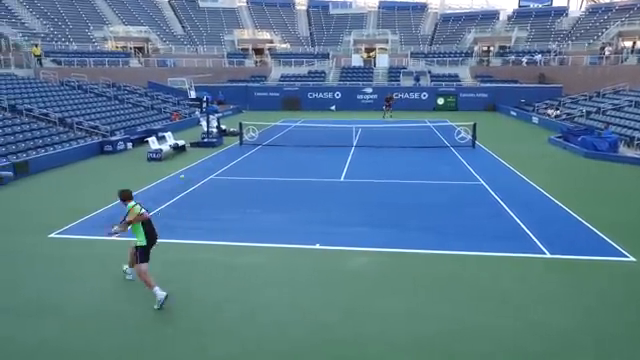
#> input picture frame 0 of data/raw_video/tennis_input2.mp4, 640 x 360 px, given in place of tennis_input6.mp4, which was not available
$ python evaluate_system.py   (older library calls are emulated)
#> lines starting #> are read from the running program, lines starting #| are printed output that depends on the picture; pictures that were not available may be replaced by others from this repository, and a replacement may not be noted
### src/evaluation/metrics.py
import numpy as np
from scipy.optimize import linear_sum_assignment


def iou(boxA, boxB):
    xA = max(boxA[0], boxB[0])
    yA = max(boxA[1], boxB[1])
    xB = min(boxA[2], boxB[2])
    yB = min(boxA[3], boxB[3])

    interW = max(0, xB - xA)
    interH = max(0, yB - yA)
    interArea = interW * interH

    boxAArea = max(0, (boxA[2] - boxA[0])) * max(0, (boxA[3] - boxA[1]))
    boxBArea = max(0, (boxB[2] - boxB[0])) * max(0, (boxB[3] - boxB[1]))

    if boxAArea + boxBArea - interArea == 0:
        return 0.0

    return interArea / float(boxAArea + boxBArea - interArea)


def match_boxes(gt_boxes, pred_boxes, iou_threshold=0.5):

    if len(gt_boxes) == 0 or len(pred_boxes) == 0:
        return [], list(range(len(gt_boxes))), list(range(len(pred_boxes)))

    iou_matrix = np.zeros((len(gt_boxes), len(pred_boxes)), dtype=np.float32)

    for i, gt in enumerate(gt_boxes):
        for j, pred in enumerate(pred_boxes):
            iou_matrix[i, j] = iou(gt, pred[:4])

    gt_idx, pred_idx = linear_sum_assignment(-iou_matrix)

    matches = []
    unmatched_gt = []
    unmatched_pred = []

    for i in range(len(gt_boxes)):
        if i not in gt_idx:
            unmatched_gt.append(i)

    for j in range(len(pred_boxes)):
        if j not in pred_idx:
            unmatched_pred.append(j)

    for g, p in zip(gt_idx, pred_idx):
        if iou_matrix[g, p] >= iou_threshold:
            matches.append((g, p))
        else:
            unmatched_gt.append(g)
            unmatched_pred.append(p)

    return matches, unmatched_gt, unmatched_pred


def detection_metrics(gt_boxes, pred_boxes, iou_threshold=0.5):

    matches, unmatched_gt, unmatched_pred = match_boxes(
        gt_boxes, pred_boxes, iou_threshold
    )

    tp = len(matches)
    fp = len(unmatched_pred)
    fn = len(unmatched_gt)

    precision = tp / (tp + fp) if tp + fp > 0 else 0.0
    recall = tp / (tp + fn) if tp + fn > 0 else 0.0

    f1 = (
        2 * precision * recall / (precision + recall)
        if precision + recall > 0
        else 0.0
    )

    return {
        "precision": precision,
        "recall": recall,
        "f1": f1,
        "tp": tp,
        "fp": fp,
        "fn": fn,
    }


def normalize_track(obj):

    if isinstance(obj, dict):
        return obj

    if isinstance(obj, list):

        if len(obj) >= 5:
            return {
                "bbox": obj[:4],
                "id": int(obj[4])
            }

        if len(obj) == 4:
            return {
                "bbox": obj,
                "id": -1
            }

    return None


def tracking_metrics(gt_tracks, pred_tracks, iou_threshold=0.5):

    total_gt = 0
    misses = 0
    false_positives = 0
    id_switches = 0

    iou_sum = 0.0
    iou_count = 0

    prev_assignment = {}

    for frame, gt_list in gt_tracks.items():

        pred_list = pred_tracks.get(frame, [])

        gt_list = [normalize_track(g) for g in gt_list if normalize_track(g)]
        pred_list = [normalize_track(p) for p in pred_list if normalize_track(p)]

        total_gt += len(gt_list)

        gt_boxes = [g["bbox"] for g in gt_list]
        pred_boxes = [p["bbox"] for p in pred_list]

        matches, unmatched_gt, unmatched_pred = match_boxes(
            gt_boxes, pred_boxes, iou_threshold
        )

        misses += len(unmatched_gt)
        false_positives += len(unmatched_pred)

        for g_idx, p_idx in matches:

            iou_sum += iou(gt_boxes[g_idx], pred_boxes[p_idx])
            iou_count += 1

            gt_id = gt_list[g_idx]["id"]
            pred_id = pred_list[p_idx]["id"]

            if gt_id in prev_assignment and prev_assignment[gt_id] != pred_id:
                id_switches += 1

            prev_assignment[gt_id] = pred_id

    mota = (
        1.0 - (misses + false_positives + id_switches) / total_gt
        if total_gt > 0
        else 0.0
    )

    motp = iou_sum / iou_count if iou_count > 0 else 0.0

    return {
        "MOTA": mota,
        "MOTP": motp,
        "id_switches": id_switches,
        "false_positives": false_positives,
        "misses": misses,
        "total_gt": total_gt,
    }

### src/evaluation/analysis.py
import cv2
import numpy as np
import matplotlib.pyplot as plt


def plot_boxes(frame, boxes, ids=None, color=(0, 255, 0), thickness=2, labels=None):
    img = frame.copy()
    for idx, b in enumerate(boxes):
        x1, y1, x2, y2 = map(int, b[:4])
        cv2.rectangle(img, (x1, y1), (x2, y2), color, thickness)
        text = None
        if ids is not None and idx < len(ids):
            text = str(ids[idx])
        elif labels is not None and idx < len(labels):
            text = labels[idx]
        if text is not None:
            cv2.putText(img, text, (x1, y1 - 5), cv2.FONT_HERSHEY_SIMPLEX,
                        0.5, color, 1, cv2.LINE_AA)
    return img


def compute_blur_score(frame):
    gray = cv2.cvtColor(frame, cv2.COLOR_BGR2GRAY)
    return cv2.Laplacian(gray, cv2.CV_64F).var()


def find_blurry_frames(video_path, threshold=100.0):
    cap = cv2.VideoCapture(video_path)
    bad_frames = []
    idx = 0
    while True:
        ret, frame = cap.read()
        if not ret:
            break
        score = compute_blur_score(frame)
        if score < threshold:
            bad_frames.append((idx, score))
        idx += 1
    cap.release()
    return bad_frames


def detect_occlusion(gt_boxes, iou_threshold=0.3):
    occluded_pairs = []
    for i in range(len(gt_boxes)):
        for j in range(i + 1, len(gt_boxes)):
            if iou(gt_boxes[i], gt_boxes[j]) > iou_threshold:
                occluded_pairs.append((i, j))
    return occluded_pairs


# reuse IoU from metrics to avoid duplication
from .metrics import iou


# [39 lines left out: functions gallery, manual_label_frames, not called in this run]


# [8 lines that do not run on import are left out]

### evaluate_system.py
import json
import numpy as np
import cv2
import matplotlib.pyplot as plt

from src.evaluation.metrics import iou, detection_metrics, tracking_metrics
from src.evaluation.analysis import (plot_boxes, compute_blur_score,find_blurry_frames, detect_occlusion)


def load_coco_gt(json_path: str) -> dict:
#> called with json_path = 'annotations/instances_default.json'
    with open(json_path) as f:
#> (reads annotations/instances_default.json from the repository)
        data = json.load(f)

    gt_data = {}

    for ann in data['annotations']:
        frame_idx = ann['image_id'] - 1

        x, y, w, h = ann['bbox']
        x1, y1, x2, y2 = x, y, x + w, y + h

        track_id = ann['attributes']['track_id'] + 1

        if frame_idx not in gt_data:
            gt_data[frame_idx] = {'boxes': [], 'tracks': []}

        gt_data[frame_idx]['boxes'].append([x1, y1, x2, y2])
        gt_data[frame_idx]['tracks'].append({
            'bbox': [x1, y1, x2, y2],
            'id':   track_id
        })

    return gt_data


def load_predictions(pred_boxes_path: str, pred_tracks_path: str):

#> called with pred_boxes_path = 'pred_boxes.json', pred_tracks_path = 'pred_tracks.json'
    with open(pred_boxes_path) as f:
#> (reads pred_boxes.json from the repository)
        raw_boxes = json.load(f)

    with open(pred_tracks_path) as f:
#> (reads pred_tracks.json from the repository)
        raw_tracks = json.load(f)

    pred_boxes = {int(k): v for k, v in raw_boxes.items()}

    pred_tracks = {}

    for frame, tracks in raw_tracks.items():

        frame = int(frame)
        converted = []

        for t in tracks:

            if isinstance(t, list):

                if len(t) >= 5:
                    converted.append({
                        "bbox": t[:4],
                        "id": int(t[4])
                    })

                elif len(t) == 4:
                    converted.append({
                        "bbox": t,
                        "id": -1
                    })

            elif isinstance(t, dict):
                converted.append(t)

        pred_tracks[frame] = converted

    return pred_boxes, pred_tracks


def run_detection_evaluation(gt_data: dict, pred_boxes: dict) -> dict:

    print("=" * 60)
    print("DETECTION METRICS")
    print("=" * 60)

    results = []

    for frame_idx in sorted(gt_data.keys()):
        gt_boxes = gt_data[frame_idx]['boxes']

        preds = pred_boxes.get(frame_idx, [])

        dm = detection_metrics(gt_boxes, preds, iou_threshold=0.5)
        results.append(dm)

    if not results:
        print("  Không có frame nào để đánh giá!")
        return {}

    avg_precision = np.mean([r['precision'] for r in results])
    avg_recall    = np.mean([r['recall']    for r in results])
    avg_f1        = np.mean([r['f1']        for r in results])
    total_tp = sum(r['tp'] for r in results)
    total_fp = sum(r['fp'] for r in results)
    total_fn = sum(r['fn'] for r in results)

    print(f"\n  Số frame đánh giá : {len(results)}")
    print(f"  Precision trung bình : {avg_precision:.4f}  "
          f"(YOLO detect bao nhiêu % là đúng)")
    print(f"  Recall    trung bình : {avg_recall:.4f}  "
          f"(tìm được bao nhiêu % người thật)")
    print(f"  F1 Score  trung bình : {avg_f1:.4f}")
    print(f"\n  Tổng TP : {total_tp}  (detect đúng)")
    print(f"  Tổng FP : {total_fp}  (detect thừa / sai vị trí)")
    print(f"  Tổng FN : {total_fn}  (bỏ sót người chơi)")

    return {
        'precision': avg_precision,
        'recall':    avg_recall,
        'f1':        avg_f1,
        'tp':        total_tp,
        'fp':        total_fp,
        'fn':        total_fn,
    }


def run_tracking_evaluation(gt_data: dict, pred_tracks: dict) -> dict:

    print("\n" + "=" * 60)
    print("TRACKING METRICS")
    print("=" * 60)

    gt_tracks = {
        fi: gt_data[fi]['tracks']
        for fi in gt_data
        if 'tracks' in gt_data[fi]
    }

    tm = tracking_metrics(gt_tracks, pred_tracks, iou_threshold=0.5)

    print(f"\n  MOTA (Tracking Accuracy)  : {tm['MOTA']:.4f}  "
          f"(tốt nhất = 1.0)")
    print(f"  MOTP (Tracking Precision) : {tm['MOTP']:.4f}  "
          f"(IoU trung bình của các match)")
    print(f"\n  ID Switches   : {tm['id_switches']}  "
          f"← số lần nhầm ID (càng nhỏ càng tốt)")
    print(f"  Misses        : {tm['misses']}  "
          f"(số lần bỏ sót người chơi)")
    print(f"  False Positives: {tm['false_positives']}  "
          f"(tracker báo có người nhưng thực tế không có)")
    print(f"  Tổng GT objects: {tm['total_gt']}")

    return tm


def run_blur_evaluation(video_path: str) -> dict:
    print("\n" + "=" * 60)
    print("CHẤT LƯỢNG VIDEO (BLUR ANALYSIS)")
    print("=" * 60)

    blurry_frames = find_blurry_frames(video_path, threshold=100.0)

    cap = cv2.VideoCapture(video_path)
    total_frames = int(cap.get(cv2.CAP_PROP_FRAME_COUNT))
    cap.release()

    blur_ratio = len(blurry_frames) / total_frames * 100 if total_frames > 0 else 0

    print(f"\n  Tổng số frame   : {total_frames}")
    print(f"  Frame bị mờ     : {len(blurry_frames)} ({blur_ratio:.1f}%)")
    if blurry_frames:
        worst = sorted(blurry_frames, key=lambda x: x[1])[:5]
        print(f"  5 frame mờ nhất : {worst}")

    return {'total': total_frames, 'blurry': len(blurry_frames)}


def run_occlusion_analysis(gt_data: dict) -> dict:
    print("\n" + "=" * 60)
    print("PHÂN TÍCH OCCLUSION")
    print("=" * 60)

    occlusion_frames = []

    for frame_idx, data in gt_data.items():
        boxes = data['boxes']
        if len(boxes) >= 2:
            pairs = detect_occlusion(boxes, iou_threshold=0.1)
            if pairs:
                occlusion_frames.append(frame_idx)

    ratio = len(occlusion_frames) / len(gt_data) * 100 if gt_data else 0

    print(f"\n  Tổng frame có GT     : {len(gt_data)}")
    print(f"  Frame có occlusion   : {len(occlusion_frames)} ({ratio:.1f}%)")
    if occlusion_frames[:10]:
        print(f"  Ví dụ các frame      : {occlusion_frames[:10]}")

    return {'occlusion_frames': occlusion_frames}


def visualize_sample_frames(gt_data: dict, pred_boxes: dict,
                             video_path: str, num_samples: int = 6):

#> called with video_path = 'data/raw_video/tennis_input6.mp4', num_samples = 6
    print("\n" + "=" * 60)
    print("VISUALIZE — So sánh GT vs Prediction")
    print("=" * 60)

    cap = cv2.VideoCapture(video_path)
    total = int(cap.get(cv2.CAP_PROP_FRAME_COUNT))

    sample_frames = sorted(gt_data.keys())[::max(1, len(gt_data) // num_samples)][:num_samples]

    images, titles = [], []

    for frame_idx in sample_frames:
        cap.set(cv2.CAP_PROP_POS_FRAMES, frame_idx)
        ret, frame = cap.read()
        if not ret:
            continue

        gt_boxes   = gt_data[frame_idx]['boxes']
        preds      = pred_boxes.get(frame_idx, [])
        pred_b     = [[p[0], p[1], p[2], p[3]] for p in preds]

        vis = plot_boxes(frame, gt_boxes,  color=(0, 255, 0), labels=[f"GT{i+1}" for i in range(len(gt_boxes))])
        vis = plot_boxes(vis,   pred_b,    color=(0, 0, 255), labels=[f"P{i+1}"  for i in range(len(pred_b))])

        images.append(vis)
        titles.append(f"Frame {frame_idx}")
#> this loop made 6 passes
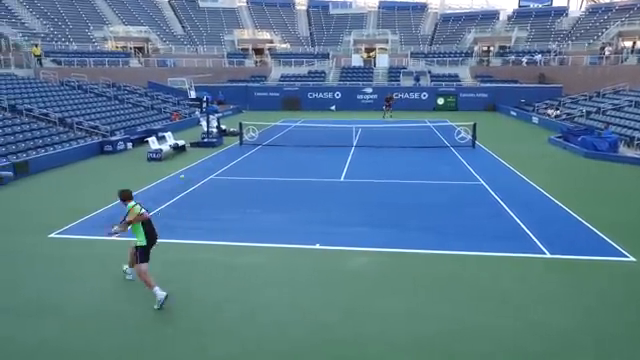
#> input picture frame 0 of data/raw_video/tennis_input2.mp4, 640 x 360 px, given in place of tennis_input6.mp4, which was not available
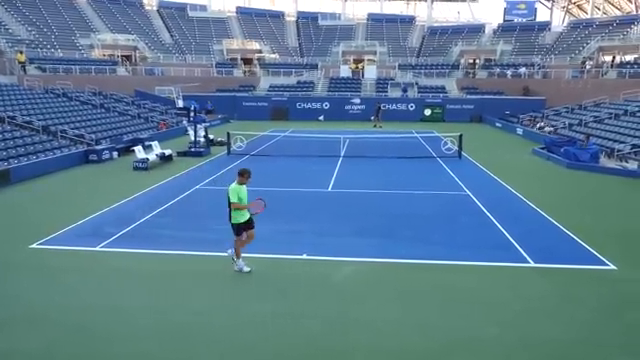
#> input picture frame 90 of data/raw_video/tennis_input2.mp4, 640 x 360 px, given in place of tennis_input6.mp4, which was not available
#> pass 3, in visualize_sample_frames, `ret, frame = cap.read()`:
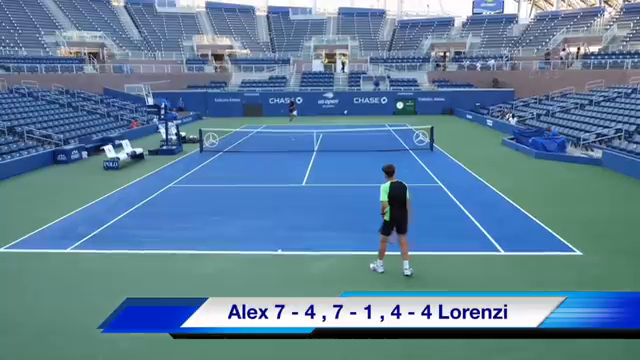
#> frame: shape (360, 640, 3); mean B, G, R 154.6, 128.2, 94.1
#> after the loop:
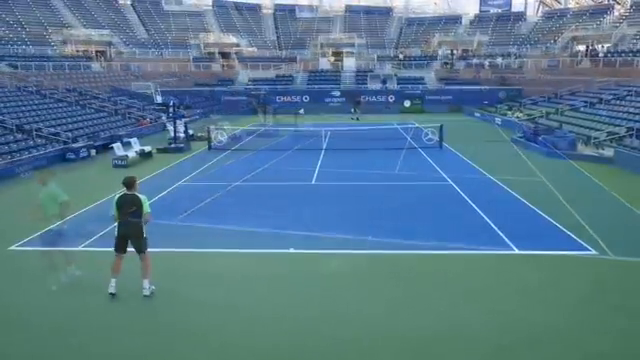
#> frame: shape (360, 640, 3); mean B, G, R 143.3, 122.4, 86
#> after the loop, images = 6 items; titles = ['Frame 0', 'Frame 90', 'Frame 180', 'Frame 270', 'Frame 360', 'Frame 450']

    cap.release()

    if not images:
        print("  Không có frame nào để visualize.")
        return

    cols = 3
    rows = (len(images) + cols - 1) // cols
#> rows = 2
    fig, axes = plt.subplots(rows, cols, figsize=(15, 5 * rows))
    axes = np.array(axes).flatten()

    for i, (img, title) in enumerate(zip(images, titles)):
        axes[i].imshow(cv2.cvtColor(img, cv2.COLOR_BGR2RGB))
        axes[i].set_title(title, fontsize=10)
        axes[i].axis('off')
#> this loop made 6 passes
#> title on passes 1 to 6: 'Frame 0', 'Frame 90', 'Frame 180', 'Frame 270', 'Frame 360', 'Frame 450'

    for i in range(len(images), len(axes)):
        axes[i].axis('off')
#> this loop made 0 passes


    from matplotlib.patches import Patch
    legend = [Patch(color='green', label='Ground Truth (GT)'),
              Patch(color='red',   label='Prediction (YOLO)')]
    fig.legend(handles=legend, loc='lower center', ncol=2, fontsize=12)

    plt.suptitle("So sánh Ground Truth vs Prediction", fontsize=14, fontweight='bold')
    plt.tight_layout()
    plt.savefig("evaluation_visual.png", dpi=100, bbox_inches='tight')
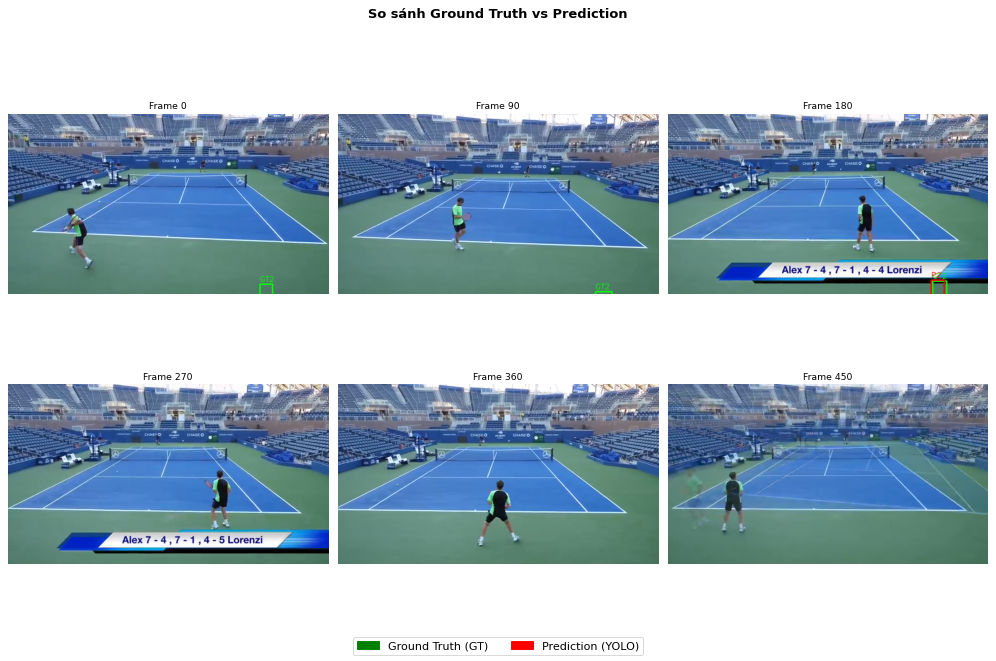
#> figure drawn by matplotlib, 6 panels
    plt.close()
    print("  Đã lưu ảnh → evaluation_visual.png")
    print("  Chú thích: Xanh lá = GT, Đỏ = Prediction YOLO")


if __name__ == "__main__":
    print("\n TENNIS TRACKING — ĐÁNH GIÁ HỆ THỐNG")
    print("=" * 60)

    print("\n Đang load dữ liệu...")

    gt_data = load_coco_gt("annotations/instances_default.json")
    pred_boxes, pred_tracks = load_predictions("pred_boxes.json", "pred_tracks.json")

    print(f"  GT frames loaded    : {len(gt_data)}")
    print(f"  Pred frames loaded  : {len(pred_boxes)}")

    det_result = run_detection_evaluation(gt_data, pred_boxes)
    trk_result = run_tracking_evaluation(gt_data, pred_tracks)
    occ_result = run_occlusion_analysis(gt_data)

    VIDEO_PATH = "data/raw_video/tennis_input6.mp4"
    visualize_sample_frames(gt_data, pred_boxes, VIDEO_PATH)
    run_blur_evaluation(VIDEO_PATH)
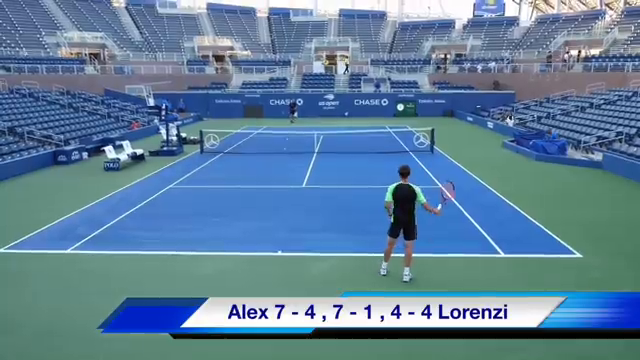
#> input picture frame 193 of data/raw_video/tennis_input2.mp4, 640 x 360 px, given in place of tennis_input6.mp4, which was not available
#> in find_blurry_frames, frame is the input picture: shape (360, 640, 3); mean B, G, R 155, 128.4, 94.7
#> in compute_blur_score, `gray = cv2.cvtColor(frame, cv2.COLOR_BGR2GRAY)`:
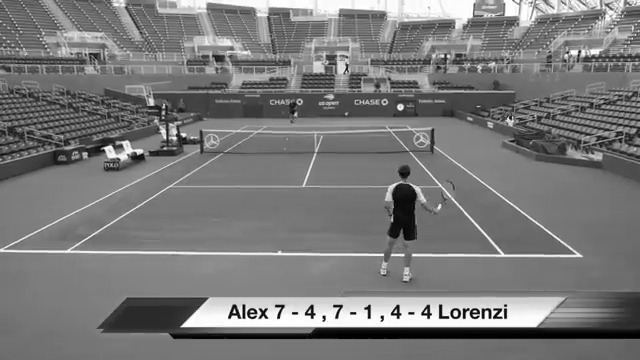
#> gray: shape (360, 640); min 0, max 255, mean 121.4
#> in find_blurry_frames, `score = compute_blur_score(frame)`: score = 1293.7

    print("\n" + "=" * 60)
    print("TÓM TẮT KẾT QUẢ")
    print("=" * 60)
    if det_result:
        print(f"  Detection  — Precision: {det_result['precision']:.4f} | "
              f"Recall: {det_result['recall']:.4f} | "
              f"F1: {det_result['f1']:.4f}")
    if trk_result:
        print(f"  Tracking   — MOTA: {trk_result['MOTA']:.4f} | "
              f"MOTP: {trk_result['MOTP']:.4f} | "
              f"ID Switches: {trk_result['id_switches']}")
    if occ_result:
        print(f"  Occlusion  — {len(occ_result['occlusion_frames'])} frames có 2 người che nhau")
    print()
